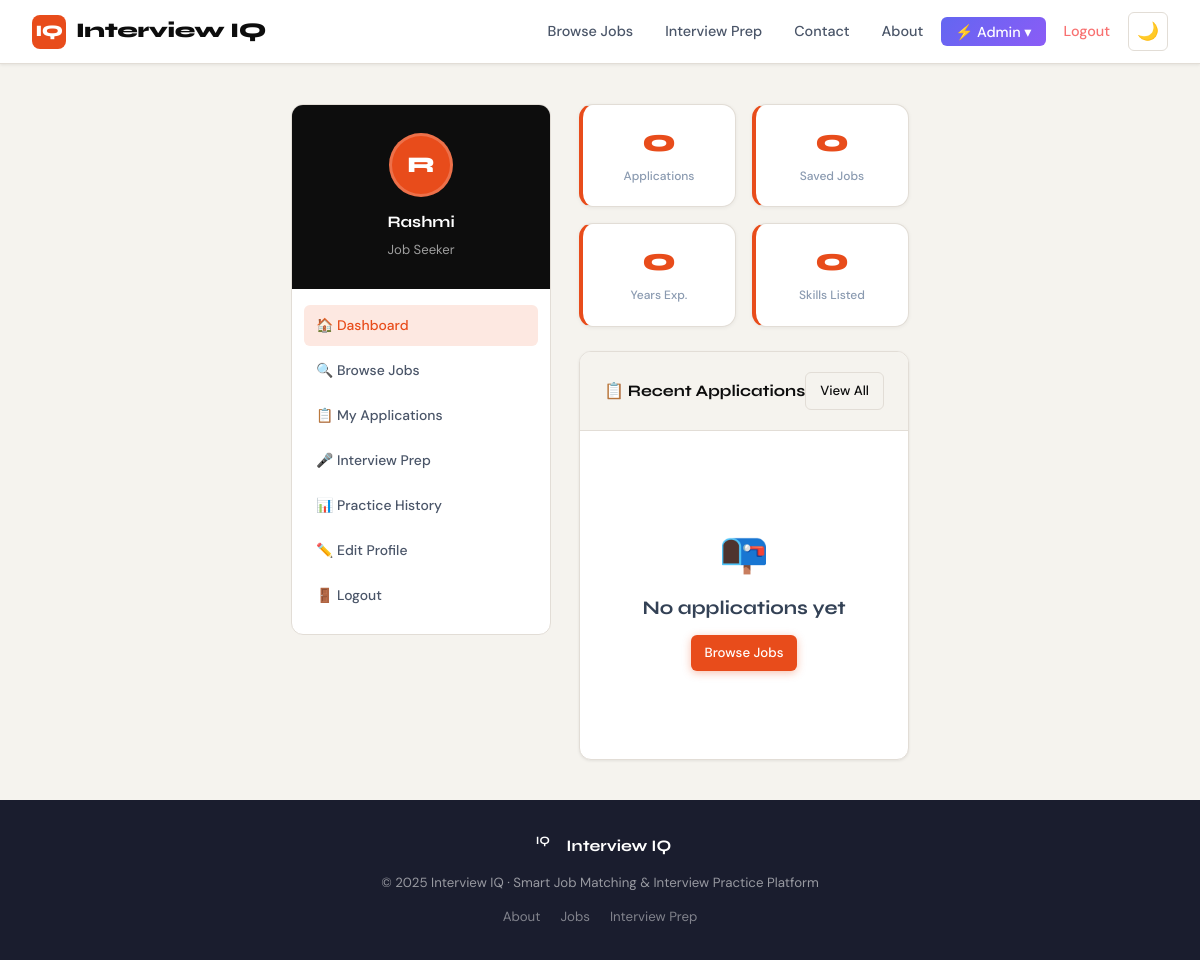
/accounts/dashboard/seeker/ (signed in), run on the app's committed database.
### accounts/models.py (models this page shows, shortened)
class JobSeekerProfile(models.Model):
    user = models.OneToOneField(User, on_delete=models.CASCADE, related_name='seeker_profile')
    full_name = models.CharField(max_length=150)
    phone = models.CharField(max_length=20, blank=True)
    location = models.CharField(max_length=100, blank=True)
    bio = models.TextField(blank=True)
    skills = models.TextField(blank=True, help_text='Comma-separated skills')
    experience_years = models.PositiveIntegerField(default=0)
    education = models.CharField(max_length=200, blank=True)
    resume = models.FileField(upload_to='resumes/', blank=True, null=True)
    linkedin = models.URLField(blank=True)
    desired_role = models.CharField(max_length=150, blank=True)
    desired_salary = models.PositiveIntegerField(null=True, blank=True)
    created_at = models.DateTimeField(auto_now_add=True)
    def get_skills_list(self):
        return [s.strip() for s in self.skills.split(',') if s.strip()]

### accounts/views.py (the view)
# urls.py: path('dashboard/seeker/', views.seeker_dashboard, name='seeker_dashboard'),
@login_required
def seeker_dashboard(request):
    if not request.user.is_jobseeker():
        return redirect('company_dashboard')
    profile = request.user.seeker_profile
    from jobs.models import Application, Job
    applications = profile.applications.select_related('job__company').order_by('-applied_at')[:5]
    saved = profile.saved_jobs.select_related('job__company').order_by('-saved_at')[:5]
    from jobs.models import Job as JobModel
    all_jobs = JobModel.objects.filter(status='active')
    recommended = sorted(all_jobs, key=lambda j: j.match_score(profile), reverse=True)[:6]
    return render(request, 'accounts/seeker_dashboard.html', {
        'profile': profile,
        'applications': applications,
        'saved_jobs': saved,
        'recommended': recommended,
    })

### accounts/models.py (called while the page is built)
    def is_jobseeker(self):
        return self.user_type == 'jobseeker'

    def is_admin_user(self):
        return self.user_type == 'admin' or self.is_superuser

### jobs/models.py (called while the page is built)
    def get_skills_list(self):
        return [s.strip() for s in self.skills_required.split(',') if s.strip()]

    def match_score(self, seeker_profile):
        if not seeker_profile:
            return 0
        job_skills = set(s.lower() for s in self.get_skills_list())
        seeker_skills = set(s.lower() for s in seeker_profile.get_skills_list())
        if not job_skills:
            return 0
        matched = job_skills.intersection(seeker_skills)
        return int((len(matched) / len(job_skills)) * 100)

### templates/accounts/seeker_dashboard.html (shortened to what this page needs)
{% extends 'base.html' %}
{% block content %}
<div class="page-container">
  <div class="dashboard-grid">
    <aside>
      <div class="sidebar-card">
        <div class="profile-hero">
          <div class="avatar-circle">{{ profile.full_name|first|upper }}</div>
          <div style="font-family:'Syne',sans-serif;font-weight:700;font-size:1rem;">{{ profile.full_name }}</div>
          <div style="color:rgba(255,255,255,0.6);font-size:0.82rem;margin-top:0.25rem;">{{ profile.desired_role|default:"Job Seeker" }}</div>
        </div>
        <nav class="sidebar-nav">
          <a href="{% url 'seeker_dashboard' %}" class="active">🏠 Dashboard</a>
          <a href="{% url 'job_list' %}">🔍 Browse Jobs</a>
          <a href="{% url 'my_applications' %}">📋 My Applications</a>
          <a href="{% url 'question_bank' %}">🎤 Interview Prep</a>
          <a href="{% url 'practice_history' %}">📊 Practice History</a>
          <a href="{% url 'edit_seeker_profile' %}">✏️ Edit Profile</a>
          <a href="{% url 'logout' %}">🚪 Logout</a>
        </nav>
      </div>
    </aside>
    <main>
      <div class="stats-grid">
        <div class="stat-card"><div class="value">{{ applications|length }}</div><div class="label">Applications</div></div>
        <div class="stat-card"><div class="value">{{ saved_jobs|length }}</div><div class="label">Saved Jobs</div></div>
        <div class="stat-card"><div class="value">{{ profile.experience_years }}</div><div class="label">Years Exp.</div></div>
        <div class="stat-card"><div class="value">{{ profile.get_skills_list|length }}</div><div class="label">Skills Listed</div></div>
      </div>
      <div class="card">
        <div class="card-header"><span style="font-family:'Syne',sans-serif;font-weight:700;">📋 Recent Applications</span><a href="{% url 'my_applications' %}" class="btn btn-sm btn-outline-dark">View All</a></div>
        {% if applications %}
        <div class="table-container" style="border:none;border-radius:0;">
          <table>
            <thead><tr><th>Job</th><th>Company</th><th>Status</th><th>Applied</th></tr></thead>
            <tbody>
              {% for app in applications %}
              <tr>
                <td><strong>{{ app.job.title }}</strong></td>
                <td>{{ app.job.company.company_name }}</td>
                <td><span class="status-badge status-{{ app.status }}">{{ app.get_status_display }}</span></td>
                <td class="text-muted text-sm">{{ app.applied_at|date:"M d, Y" }}</td>
              </tr>
              {% endfor %}
            </tbody>
          </table>
        </div>
        {% else %}
        <div class="card-body"><div class="empty-state"><div class="icon">📭</div><h3>No applications yet</h3><a href="{% url 'job_list' %}" class="btn btn-sm btn-primary mt-1">Browse Jobs</a></div></div>
        {% endif %}
      </div>
    </main>
  </div>
</div>
{% endblock %}

### static/css/style.css (style rules this page uses)
:root { --ink: #0d0d0d; --paper: #f5f3ee; --surface: #ffffff; --accent: #e84c1b; --accent-light: #ff6b3d; --accent-dim: #fde8e1; --gold: #d4a853; --gold-dim: #fdf3df; --slate: #4a5568; --muted: #8a9ab0; --border: #e2ddd6; --success: #2d7d46; --success-dim: #d4edda; --warning: #8a6200; --warning-dim: #fff3cd; --danger: #c0392b; --danger-dim: #fde8e6; --info: #1a6fa8; --info-dim: #d6eaf8; --shadow-sm: 0 1px 3px rgba(0,0,0,0.08); --shadow: 0 4px 16px rgba(0,0,0,0.10); --shadow-lg: 0 12px 40px rgba(0,0,0,0.14); --radius: 12px; --radius-sm: 6px; --radius-lg: 20px; }
*, *::before, *::after { box-sizing: border-box; margin: 0; padding: 0; }
html { scroll-behavior: smooth; }
body { font-family: 'DM Sans', system-ui, sans-serif; background: var(--paper); color: var(--ink); line-height: 1.65; min-height: 100vh; display: flex; flex-direction: column; }
h1,h2,h3,h4,h5,h6 { font-family: 'Syne', sans-serif; line-height: 1.15; font-weight: 700; }
a { color: inherit; text-decoration: none; transition: color 0.2s; }
.btn { display: inline-flex; align-items: center; gap: 8px; padding: 10px 22px; border-radius: var(--radius-sm); font-family: 'DM Sans', sans-serif; font-size: 0.9rem; font-weight: 500; border: none; cursor: pointer; transition: all 0.3s ease; text-decoration: none; white-space: nowrap; }
.btn-primary { background: var(--accent); color: white; box-shadow: 0 2px 8px rgba(232,76,27,0.35); }
.btn-outline-dark { background: transparent; color: var(--ink); border: 1.5px solid var(--border); }
.btn-sm { padding: 6px 14px; font-size: 0.82rem; }
.page-container { max-width: 1200px; margin: 0 auto; padding: 2.5rem 2rem; flex: 1; }
.card { background: var(--surface); border-radius: var(--radius); border: 1px solid var(--border); box-shadow: var(--shadow-sm); overflow: hidden; transition: box-shadow 0.25s, transform 0.25s; }
.card-body { padding: 1.5rem; }
.card-header { padding: 1.25rem 1.5rem; border-bottom: 1px solid var(--border); background: var(--paper); display: flex; justify-content: space-between; align-items: center; }
.dashboard-grid { display: grid; grid-template-columns: 260px 1fr; gap: 1.75rem; align-items: start; }
.sidebar-card { background: var(--surface); border-radius: var(--radius); border: 1px solid var(--border); overflow: hidden; position: sticky; top: 80px; }
.profile-hero { background: var(--ink); color: white; padding: 1.75rem 1.25rem; text-align: center; }
.avatar-circle { width: 64px; height: 64px; background: var(--accent); border-radius: 50%; display: grid; place-items: center; font-family: 'Syne', sans-serif; font-size: 1.4rem; font-weight: 800; color: white; margin: 0 auto 0.75rem; border: 3px solid rgba(255,255,255,0.2); }
.sidebar-nav { padding: 0.75rem; }
.sidebar-nav a { display: flex; align-items: center; gap: 10px; padding: 9px 12px; border-radius: var(--radius-sm); font-size: 0.87rem; font-weight: 500; color: var(--slate); margin-bottom: 2px; transition: all 0.2s; }
.sidebar-nav a.active { background: var(--accent-dim); color: var(--accent); }
.stats-grid { display: grid; grid-template-columns: repeat(auto-fit, minmax(130px, 1fr)); gap: 1rem; margin-bottom: 1.5rem; }
.stat-card { background: var(--surface); border: 1px solid var(--border); border-radius: var(--radius); padding: 1.25rem; text-align: center; }
.stat-card .value { font-family: 'Syne', sans-serif; font-size: 2rem; font-weight: 800; color: var(--accent); line-height: 1; margin-bottom: 0.25rem; }
.stat-card .label { font-size: 0.75rem; color: var(--muted); font-weight: 500; }
.empty-state { text-align: center; padding: 3rem 1rem; color: var(--muted); }
.empty-state .icon { font-size: 2.5rem; margin-bottom: 0.75rem; }
.mt-1 { margin-top: 0.5rem; }
.sidebar-nav { padding: 1rem 0.75rem; display: flex; flex-direction: column; gap: 2px; }
.stat-card { background: #fff; border-radius: 14px; padding: 1.25rem 1.5rem; display: flex; flex-direction: column; gap: 0.35rem; box-shadow: 0 1px 4px rgba(0,0,0,0.06); border-left: 4px solid var(--accent); position: relative; overflow: hidden; }
.btn-sm { padding: 0.45rem 0.875rem; font-size: 0.83rem; }
.empty-state { text-align: center; padding: 4rem 2rem; color: #64748b; }
.empty-state h3 { font-size: 1.2rem; font-weight: 700; color: #334155; margin-bottom: 0.5rem; }

### static/css/home-enhancements.css (style rules this page uses)
:root { --dark-bg: #0a0a0a; --dark-paper: #1a1a1a; --dark-surface: #252525; --dark-border: #404040; --dark-muted: #a0a0a0; }
.card { transition: all 0.4s cubic-bezier(0.25, 0.46, 0.45, 0.94); }

### data on the page
JobSeekerProfile: full_name|first "R", full_name "Rashmi", desired_role "Job Seeker", experience_years "0", get_skills_list|length "0"

### other printed values
{{ applications|length }} "0"
{{ saved_jobs|length }} "0"
